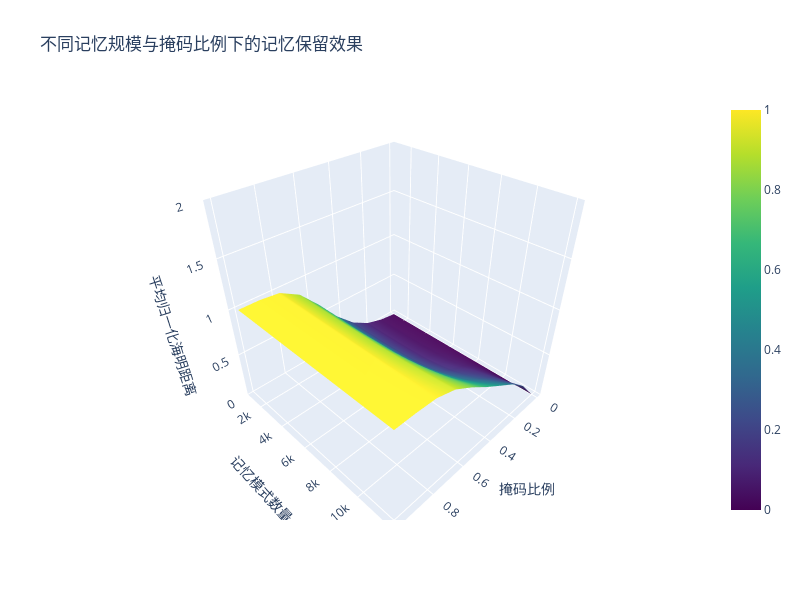

The cell this chart's notebook holds for it:
### Code cell
# ---------------- 绘制结果 ----------------
X, Y = np.meshgrid(mask_ratios, memory_sizes)
Z = results

fig = go.Figure(data=[go.Surface(z=Z, x=X, y=Y, colorscale='Viridis')])
fig.update_layout(
    title="不同记忆规模与掩码比例下的记忆保留效果",
    scene=dict(
        xaxis_title="掩码比例",
        yaxis_title="记忆模式数量",
        zaxis_title="平均归一化海明距离",
        zaxis=dict(range=[0, 2])
    ),
    width=800,
    height=600
)

fig.show()
